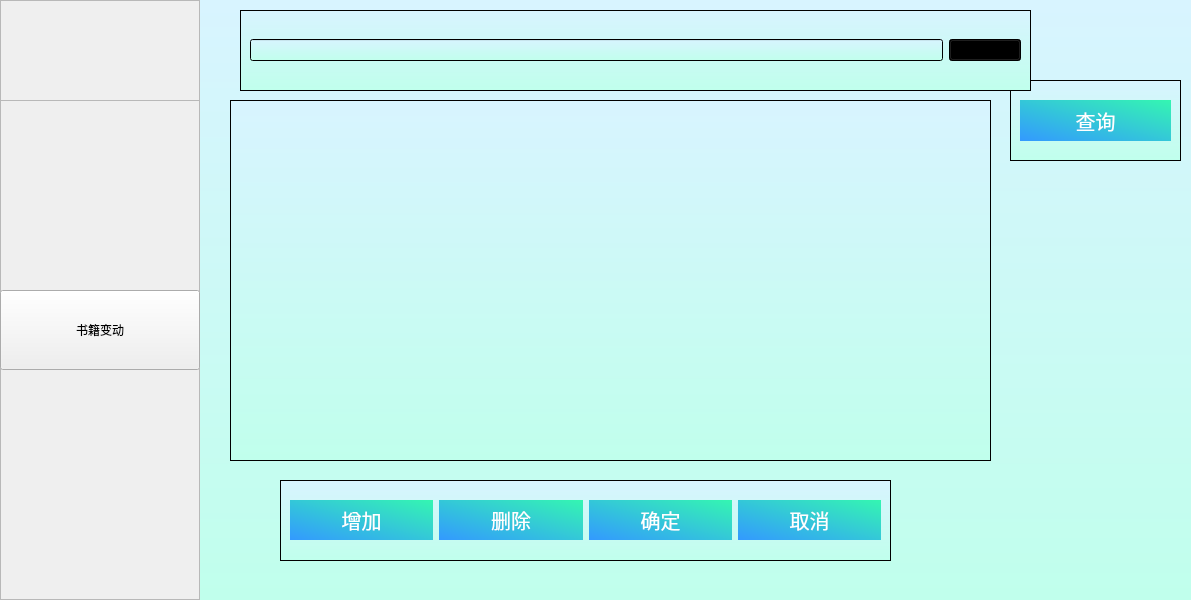
<?xml version="1.0" encoding="UTF-8"?>
<ui version="4.0">
 <class>BuyerUi</class>
 <widget class="QMainWindow" name="BuyerUi">
  <property name="geometry">
   <rect>
    <x>0</x>
    <y>0</y>
    <width>1191</width>
    <height>600</height>
   </rect>
  </property>
  <property name="windowTitle">
   <string>MainWindow</string>
  </property>
  <widget class="QWidget" name="centralwidget">
   <widget class="QFrame" name="frame">
    <property name="geometry">
     <rect>
      <x>0</x>
      <y>0</y>
      <width>200</width>
      <height>600</height>
     </rect>
    </property>
    <property name="frameShape">
     <enum>QFrame::StyledPanel</enum>
    </property>
    <property name="frameShadow">
     <enum>QFrame::Raised</enum>
    </property>
    <widget class="QLabel" name="label">
     <property name="geometry">
      <rect>
       <x>0</x>
       <y>0</y>
       <width>200</width>
       <height>100</height>
      </rect>
     </property>
     <property name="text">
      <string/>
     </property>
     <property name="pixmap">
      <pixmap resource="Mypicture.qrc">:/new/prefix3/SEU6.gif</pixmap>
     </property>
     <property name="scaledContents">
      <bool>true</bool>
     </property>
    </widget>
    <widget class="QFrame" name="frame_2">
     <property name="geometry">
      <rect>
       <x>0</x>
       <y>100</y>
       <width>200</width>
       <height>500</height>
      </rect>
     </property>
     <property name="frameShape">
      <enum>QFrame::StyledPanel</enum>
     </property>
     <property name="frameShadow">
      <enum>QFrame::Raised</enum>
     </property>
     <widget class="QLabel" name="label_2">
      <property name="geometry">
       <rect>
        <x>0</x>
        <y>0</y>
        <width>200</width>
        <height>500</height>
       </rect>
      </property>
      <property name="text">
       <string/>
      </property>
      <property name="pixmap">
       <pixmap resource="Mypicture.qrc">:/new/prefix3/SEUImage1.jpg</pixmap>
      </property>
      <property name="scaledContents">
       <bool>true</bool>
      </property>
     </widget>
     <widget class="QFrame" name="frame_3">
      <property name="geometry">
       <rect>
        <x>0</x>
        <y>0</y>
        <width>201</width>
        <height>501</height>
       </rect>
      </property>
      <property name="frameShape">
       <enum>QFrame::StyledPanel</enum>
      </property>
      <property name="frameShadow">
       <enum>QFrame::Raised</enum>
      </property>
      <widget class="QPushButton" name="pushButton">
       <property name="geometry">
        <rect>
         <x>0</x>
         <y>190</y>
         <width>200</width>
         <height>80</height>
        </rect>
       </property>
       <property name="styleSheet">
        <string notr="true">font: 20pt &quot;方正姚体&quot;;</string>
       </property>
       <property name="text">
        <string>书籍变动</string>
       </property>
      </widget>
     </widget>
    </widget>
   </widget>
   <widget class="QStackedWidget" name="stackedWidget">
    <property name="geometry">
     <rect>
      <x>200</x>
      <y>0</y>
      <width>991</width>
      <height>600</height>
     </rect>
    </property>
    <property name="styleSheet">
     <string notr="true">background-color: qlineargradient(x1: 0, y1: 0, x2: 0, y2: 1, stop: 0 #D8F4FF, stop: 1 #C0FFEC);</string>
    </property>
    <widget class="QWidget" name="page">
     <widget class="QTableView" name="tableView">
      <property name="geometry">
       <rect>
        <x>30</x>
        <y>100</y>
        <width>761</width>
        <height>361</height>
       </rect>
      </property>
     </widget>
     <widget class="QFrame" name="frame_5">
      <property name="geometry">
       <rect>
        <x>80</x>
        <y>480</y>
        <width>611</width>
        <height>81</height>
       </rect>
      </property>
      <property name="frameShape">
       <enum>QFrame::StyledPanel</enum>
      </property>
      <property name="frameShadow">
       <enum>QFrame::Raised</enum>
      </property>
      <layout class="QHBoxLayout" name="horizontalLayout">
       <item>
        <widget class="QPushButton" name="pushButton_4">
         <property name="styleSheet">
          <string notr="true">color:white;
border:none;
font-size:20px;
font-family:&quot;微软雅黑&quot;;
background-color: qlineargradient(spread:pad, x1:0, y1:1, x2:1, y2:0, stop:0 rgba(51, 153, 255,1), stop:1 rgba(52, 246, 177,1));
padding-top:5;
padding-bottom:5;</string>
         </property>
         <property name="text">
          <string>增加</string>
         </property>
        </widget>
       </item>
       <item>
        <widget class="QPushButton" name="pushButton_5">
         <property name="styleSheet">
          <string notr="true">color:white;
border:none;
font-size:20px;
font-family:&quot;微软雅黑&quot;;
background-color: qlineargradient(spread:pad, x1:0, y1:1, x2:1, y2:0, stop:0 rgba(51, 153, 255,1), stop:1 rgba(52, 246, 177,1));
padding-top:5;
padding-bottom:5;</string>
         </property>
         <property name="text">
          <string>删除</string>
         </property>
        </widget>
       </item>
       <item>
        <widget class="QPushButton" name="pushButton_6">
         <property name="styleSheet">
          <string notr="true">color:white;
border:none;
font-size:20px;
font-family:&quot;微软雅黑&quot;;
background-color: qlineargradient(spread:pad, x1:0, y1:1, x2:1, y2:0, stop:0 rgba(51, 153, 255,1), stop:1 rgba(52, 246, 177,1));
padding-top:5;
padding-bottom:5;</string>
         </property>
         <property name="text">
          <string>确定</string>
         </property>
        </widget>
       </item>
       <item>
        <widget class="QPushButton" name="pushButton_7">
         <property name="styleSheet">
          <string notr="true">color:white;
border:none;
font-size:20px;
font-family:&quot;微软雅黑&quot;;
background-color: qlineargradient(spread:pad, x1:0, y1:1, x2:1, y2:0, stop:0 rgba(51, 153, 255,1), stop:1 rgba(52, 246, 177,1));
padding-top:5;
padding-bottom:5;</string>
         </property>
         <property name="text">
          <string>取消</string>
         </property>
        </widget>
       </item>
      </layout>
     </widget>
     <widget class="QFrame" name="frame_6">
      <property name="geometry">
       <rect>
        <x>810</x>
        <y>80</y>
        <width>171</width>
        <height>81</height>
       </rect>
      </property>
      <property name="frameShape">
       <enum>QFrame::StyledPanel</enum>
      </property>
      <property name="frameShadow">
       <enum>QFrame::Raised</enum>
      </property>
      <widget class="QPushButton" name="pushButton_8">
       <property name="geometry">
        <rect>
         <x>10</x>
         <y>20</y>
         <width>151</width>
         <height>41</height>
        </rect>
       </property>
       <property name="styleSheet">
        <string notr="true">color:white;
border:none;
font-size:20px;
font-family:&quot;微软雅黑&quot;;
background-color: qlineargradient(spread:pad, x1:0, y1:1, x2:1, y2:0, stop:0 rgba(51, 153, 255,1), stop:1 rgba(52, 246, 177,1));
padding-top:5;
padding-bottom:5;</string>
       </property>
       <property name="text">
        <string>查询</string>
       </property>
      </widget>
     </widget>
     <widget class="QFrame" name="frame_7">
      <property name="geometry">
       <rect>
        <x>40</x>
        <y>10</y>
        <width>791</width>
        <height>81</height>
       </rect>
      </property>
      <property name="frameShape">
       <enum>QFrame::StyledPanel</enum>
      </property>
      <property name="frameShadow">
       <enum>QFrame::Raised</enum>
      </property>
      <layout class="QHBoxLayout" name="horizontalLayout_2">
       <item>
        <widget class="QLineEdit" name="lineEdit"/>
       </item>
       <item>
        <widget class="QComboBox" name="comboBox"/>
       </item>
      </layout>
     </widget>
    </widget>
    <widget class="QWidget" name="page_2">
     <widget class="QFrame" name="frame_8">
      <property name="geometry">
       <rect>
        <x>0</x>
        <y>0</y>
        <width>1000</width>
        <height>600</height>
       </rect>
      </property>
      <property name="frameShape">
       <enum>QFrame::StyledPanel</enum>
      </property>
      <property name="frameShadow">
       <enum>QFrame::Raised</enum>
      </property>
      <layout class="QVBoxLayout" name="verticalLayout">
       <item>
        <widget class="QLabel" name="label_5">
         <property name="styleSheet">
          <string notr="true">font: 18pt &quot;宋体&quot;;</string>
         </property>
         <property name="text">
          <string>图书借阅</string>
         </property>
        </widget>
       </item>
       <item>
        <widget class="QFrame" name="frame_11">
         <property name="frameShape">
          <enum>QFrame::StyledPanel</enum>
         </property>
         <property name="frameShadow">
          <enum>QFrame::Raised</enum>
         </property>
         <layout class="QHBoxLayout" name="horizontalLayout_5">
          <item>
           <widget class="QLabel" name="label_3">
            <property name="text">
             <string>图书登录号</string>
            </property>
           </widget>
          </item>
          <item>
           <widget class="QLineEdit" name="lineEdit_2"/>
          </item>
          <item>
           <widget class="QLabel" name="label_4">
            <property name="text">
             <string>一卡通号</string>
            </property>
           </widget>
          </item>
          <item>
           <widget class="QLineEdit" name="lineEdit_3"/>
          </item>
         </layout>
        </widget>
       </item>
       <item>
        <widget class="QPushButton" name="pushButton_11">
         <property name="styleSheet">
          <string notr="true">color:white;
border:none;
font-size:20px;
font-family:&quot;微软雅黑&quot;;
background-color: qlineargradient(spread:pad, x1:0, y1:1, x2:1, y2:0, stop:0 rgba(51, 153, 255,1), stop:1 rgba(52, 246, 177,1));
padding-top:5;
padding-bottom:5;</string>
         </property>
         <property name="text">
          <string>确认借书</string>
         </property>
        </widget>
       </item>
       <item>
        <widget class="QLabel" name="label_6">
         <property name="styleSheet">
          <string notr="true">font: 18pt &quot;宋体&quot;;</string>
         </property>
         <property name="text">
          <string>图书归还</string>
         </property>
        </widget>
       </item>
       <item>
        <widget class="QFrame" name="frame_13">
         <property name="frameShape">
          <enum>QFrame::StyledPanel</enum>
         </property>
         <property name="frameShadow">
          <enum>QFrame::Raised</enum>
         </property>
         <layout class="QHBoxLayout" name="horizontalLayout_6">
          <item>
           <widget class="QLabel" name="label_7">
            <property name="text">
             <string>图书登录号</string>
            </property>
           </widget>
          </item>
          <item>
           <widget class="QLineEdit" name="lineEdit_4"/>
          </item>
          <item>
           <widget class="QLabel" name="label_8">
            <property name="text">
             <string>一卡通号</string>
            </property>
           </widget>
          </item>
          <item>
           <widget class="QLineEdit" name="lineEdit_5"/>
          </item>
         </layout>
        </widget>
       </item>
       <item>
        <widget class="QPushButton" name="pushButton_12">
         <property name="styleSheet">
          <string notr="true">color:white;
border:none;
font-size:20px;
font-family:&quot;微软雅黑&quot;;
background-color: qlineargradient(spread:pad, x1:0, y1:1, x2:1, y2:0, stop:0 rgba(51, 153, 255,1), stop:1 rgba(52, 246, 177,1));
padding-top:5;
padding-bottom:5;</string>
         </property>
         <property name="text">
          <string>确认还书</string>
         </property>
        </widget>
       </item>
       <item>
        <widget class="QFrame" name="frame_12">
         <property name="frameShape">
          <enum>QFrame::StyledPanel</enum>
         </property>
         <property name="frameShadow">
          <enum>QFrame::Raised</enum>
         </property>
        </widget>
       </item>
      </layout>
     </widget>
    </widget>
    <widget class="QWidget" name="page_3">
     <widget class="QTableView" name="tableView_2">
      <property name="geometry">
       <rect>
        <x>20</x>
        <y>110</y>
        <width>961</width>
        <height>271</height>
       </rect>
      </property>
     </widget>
     <widget class="QFrame" name="frame_9">
      <property name="geometry">
       <rect>
        <x>240</x>
        <y>420</y>
        <width>410</width>
        <height>91</height>
       </rect>
      </property>
      <property name="frameShape">
       <enum>QFrame::StyledPanel</enum>
      </property>
      <property name="frameShadow">
       <enum>QFrame::Raised</enum>
      </property>
      <layout class="QHBoxLayout" name="horizontalLayout_3">
       <item>
        <widget class="QPushButton" name="pushButton_13">
         <property name="styleSheet">
          <string notr="true">color:white;
border:none;
font-size:20px;
font-family:&quot;微软雅黑&quot;;
background-color: qlineargradient(spread:pad, x1:0, y1:1, x2:1, y2:0, stop:0 rgba(51, 153, 255,1), stop:1 rgba(52, 246, 177,1));
padding-top:5;
padding-bottom:5;</string>
         </property>
         <property name="text">
          <string>删除</string>
         </property>
        </widget>
       </item>
       <item>
        <widget class="QPushButton" name="pushButton_14">
         <property name="styleSheet">
          <string notr="true">color:white;
border:none;
font-size:20px;
font-family:&quot;微软雅黑&quot;;
background-color: qlineargradient(spread:pad, x1:0, y1:1, x2:1, y2:0, stop:0 rgba(51, 153, 255,1), stop:1 rgba(52, 246, 177,1));
padding-top:5;
padding-bottom:5;</string>
         </property>
         <property name="text">
          <string>确定</string>
         </property>
        </widget>
       </item>
       <item>
        <widget class="QPushButton" name="pushButton_15">
         <property name="styleSheet">
          <string notr="true">color:white;
border:none;
font-size:20px;
font-family:&quot;微软雅黑&quot;;
background-color: qlineargradient(spread:pad, x1:0, y1:1, x2:1, y2:0, stop:0 rgba(51, 153, 255,1), stop:1 rgba(52, 246, 177,1));
padding-top:5;
padding-bottom:5;</string>
         </property>
         <property name="text">
          <string>取消</string>
         </property>
        </widget>
       </item>
      </layout>
     </widget>
    </widget>
    <widget class="QWidget" name="page_4">
     <widget class="QTableView" name="tableView_3">
      <property name="geometry">
       <rect>
        <x>120</x>
        <y>110</y>
        <width>751</width>
        <height>351</height>
       </rect>
      </property>
     </widget>
     <widget class="QFrame" name="frame_10">
      <property name="geometry">
       <rect>
        <x>200</x>
        <y>500</y>
        <width>541</width>
        <height>71</height>
       </rect>
      </property>
      <property name="frameShape">
       <enum>QFrame::StyledPanel</enum>
      </property>
      <property name="frameShadow">
       <enum>QFrame::Raised</enum>
      </property>
      <layout class="QHBoxLayout" name="horizontalLayout_4">
       <item>
        <widget class="QPushButton" name="pushButton_16">
         <property name="styleSheet">
          <string notr="true">color:white;
border:none;
font-size:20px;
font-family:&quot;微软雅黑&quot;;
background-color: qlineargradient(spread:pad, x1:0, y1:1, x2:1, y2:0, stop:0 rgba(51, 153, 255,1), stop:1 rgba(52, 246, 177,1));
padding-top:5;
padding-bottom:5;</string>
         </property>
         <property name="text">
          <string>增加</string>
         </property>
        </widget>
       </item>
       <item>
        <widget class="QPushButton" name="pushButton_17">
         <property name="styleSheet">
          <string notr="true">color:white;
border:none;
font-size:20px;
font-family:&quot;微软雅黑&quot;;
background-color: qlineargradient(spread:pad, x1:0, y1:1, x2:1, y2:0, stop:0 rgba(51, 153, 255,1), stop:1 rgba(52, 246, 177,1));
padding-top:5;
padding-bottom:5;</string>
         </property>
         <property name="text">
          <string>删除</string>
         </property>
        </widget>
       </item>
       <item>
        <widget class="QPushButton" name="pushButton_18">
         <property name="styleSheet">
          <string notr="true">color:white;
border:none;
font-size:20px;
font-family:&quot;微软雅黑&quot;;
background-color: qlineargradient(spread:pad, x1:0, y1:1, x2:1, y2:0, stop:0 rgba(51, 153, 255,1), stop:1 rgba(52, 246, 177,1));
padding-top:5;
padding-bottom:5;</string>
         </property>
         <property name="text">
          <string>确定</string>
         </property>
        </widget>
       </item>
       <item>
        <widget class="QPushButton" name="pushButton_19">
         <property name="styleSheet">
          <string notr="true">color:white;
border:none;
font-size:20px;
font-family:&quot;微软雅黑&quot;;
background-color: qlineargradient(spread:pad, x1:0, y1:1, x2:1, y2:0, stop:0 rgba(51, 153, 255,1), stop:1 rgba(52, 246, 177,1));
padding-top:5;
padding-bottom:5;</string>
         </property>
         <property name="text">
          <string>取消</string>
         </property>
        </widget>
       </item>
      </layout>
     </widget>
    </widget>
   </widget>
  </widget>
 </widget>
 <resources>
  <include location="Mypicture.qrc"/>
 </resources>
 <connections/>
</ui>
